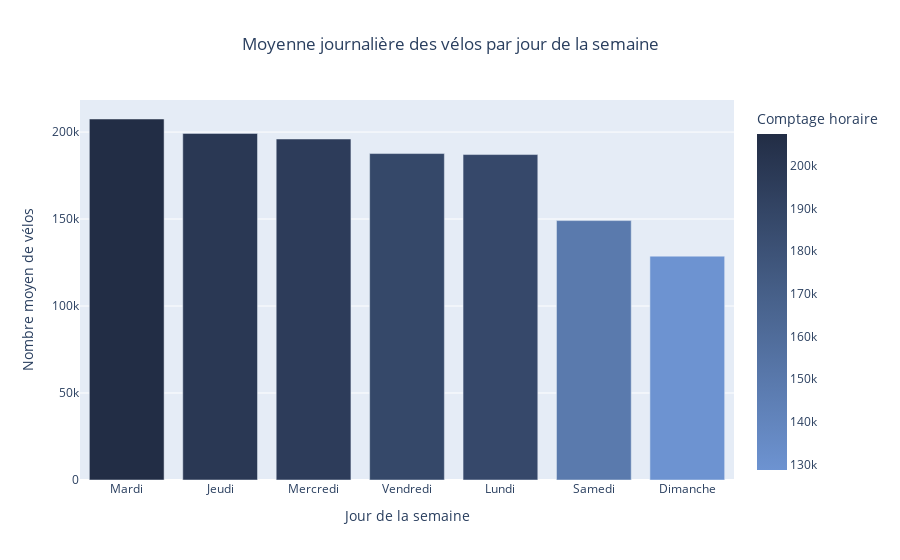

Notebook code for this chart:
### Markdown cell above
Ensuite, nous affichons les graphiques des moyennes journalières selon le jour de la semaine.

### Code cell
fig4 = px.bar(
    moyenne_jour, 
    x="Jour", 
    y="Comptage horaire", 
    title="Moyenne journalière des vélos par jour de la semaine", 
    color="Comptage horaire",
    color_continuous_scale=[
        (0, "#6d93d1"),   
        (0.5, "#48628c"), 
        (1, "#222d45")    
    ]
)
fig4.update_layout(
    template="plotly",
    title_x=0.5,
    xaxis_title="Jour de la semaine",
    yaxis_title="Nombre moyen de vélos"
)

fig4.show()

### Figure 1 — Plotly figure (JSON) as saved in the notebook; plotly's stock layout.template omitted (floating-point values rounded to 4 significant figures)
{"data": [{"hovertemplate": "Jour=%{x}<br>Comptage horaire=%{marker.color}<extra></extra>", "legendgroup": "", "marker": {"color": [207500.0, 199200.0, 196000.0, 187600.0, 187100.0, 149100.0, 128700.0], "coloraxis": "coloraxis", "pattern": {"shape": ""}}, "name": "", "orientation": "v", "showlegend": false, "textposition": "auto", "type": "bar", "x": ["Mardi", "Jeudi", "Mercredi", "Vendredi", "Lundi", "Samedi", "Dimanche"], "xaxis": "x", "y": [207500.0, 199200.0, 196000.0, 187600.0, 187100.0, 149100.0, 128700.0], "yaxis": "y"}], "layout": {"barmode": "relative", "coloraxis": {"colorbar": {"title": {"text": "Comptage horaire"}}, "colorscale": [[0, "#6d93d1"], [0.5, "#48628c"], [1, "#222d45"]]}, "legend": {"tracegroupgap": 0}, "title": {"text": "Moyenne journalière des vélos par jour de la semaine", "x": 0.5}, "xaxis": {"anchor": "y", "domain": [0, 1], "title": {"text": "Jour de la semaine"}}, "yaxis": {"anchor": "x", "domain": [0, 1], "title": {"text": "Nombre moyen de vélos"}}}}
